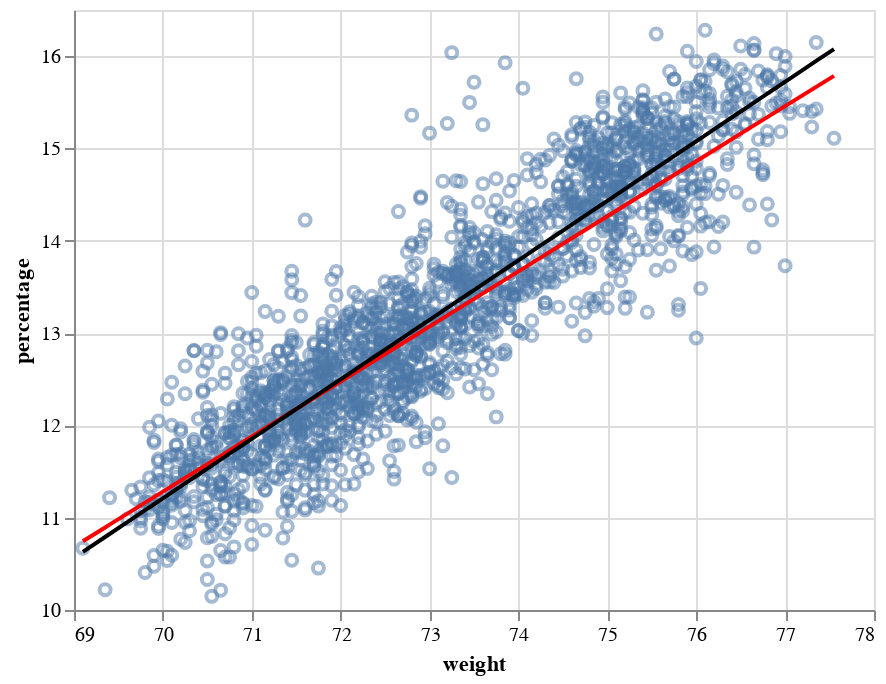

Notebook source saved alongside this figure:
### Code cell
chart = alt.Chart(df).encode(alt.X('weight', scale = alt.Scale(zero = False)), alt.Y('bar'))
alt.layer(
    chart.mark_point(opacity = 0.5).encode(alt.Y('percentage', scale = alt.Scale(zero = False), axis=alt.Axis(title = 'percentage'))),
    chart.mark_line(color = 'red').encode(y = 'percentage_tf'),
    chart.mark_line(color = 'black').encode(y = 'percentage_np')
).interactive()

### Figure 1 — Vega-Lite specification as saved in the notebook (floating-point values rounded to 4 significant figures; data arrays with more than 128 entries replaced by an {"elided": "..."} marker saying what was removed)
{"$schema": "https://vega.github.io/schema/vega-lite/v2.6.0.json", "config": {"view": {"height": 300, "width": 400}}, "datasets": {"data-407bab02fab6fb2925ca0e20e467bbe8": {"elided": "1864 records"}}, "layer": [{"data": {"name": "data-407bab02fab6fb2925ca0e20e467bbe8"}, "encoding": {"x": {"field": "weight", "scale": {"zero": false}, "type": "quantitative"}, "y": {"axis": {"title": "percentage"}, "field": "percentage", "scale": {"zero": false}, "type": "quantitative"}}, "mark": {"opacity": 0.5, "type": "point"}, "selection": {"selector001": {"bind": "scales", "encodings": ["x", "y"], "mark": {"fill": "#333", "fillOpacity": 0.125, "stroke": "white"}, "on": "[mousedown, window:mouseup] > window:mousemove!", "resolve": "global", "translate": "[mousedown, window:mouseup] > window:mousemove!", "type": "interval", "zoom": "wheel!"}}}, {"data": {"name": "data-407bab02fab6fb2925ca0e20e467bbe8"}, "encoding": {"x": {"field": "weight", "scale": {"zero": false}, "type": "quantitative"}, "y": {"field": "percentage_tf", "type": "quantitative"}}, "mark": {"color": "red", "type": "line"}}, {"data": {"name": "data-407bab02fab6fb2925ca0e20e467bbe8"}, "encoding": {"x": {"field": "weight", "scale": {"zero": false}, "type": "quantitative"}, "y": {"field": "percentage_np", "type": "quantitative"}}, "mark": {"color": "black", "type": "line"}}]}
